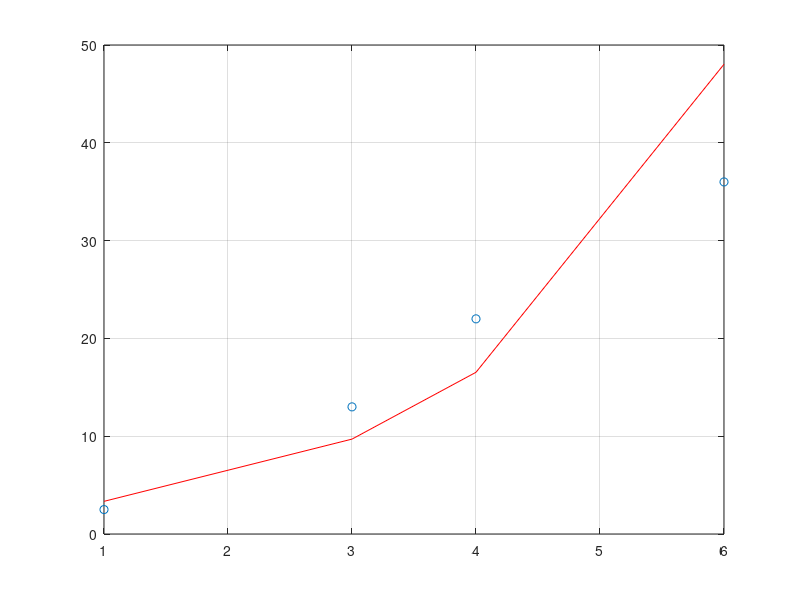

Recreate this plot in MATLAB.
clc
clear

# tabela de pontos
x = [1 3 4 6];
y = [2.5 13 22 36];
z = log(y);   # ln(y)
n = length(x);
M = 1;  # sempre 1 (linearizado -> exponencial)

for i = 1 : M+1
    for j = i : M+1
        a(i, j) = 0;
        for k = 1 : n
            a(i, j) = a(i, j) + x(k)^(j+i-2);
        endfor
    endfor
    a(j, i) = a(i, j);

    b(i) =  0;
    for k = 1 : n
        b(i) = b(i) + z(k) * x(k)^(i-1);
    endfor
endfor

a
b
c = a \ b';
c = exp(c);
c

# montando o gráfico
for i = 1 : n
    g(i) = c(1) * c(2)^x(i);
endfor
g;

plot(x,y,'o')
grid
hold on
plot(x, g, 'r')

